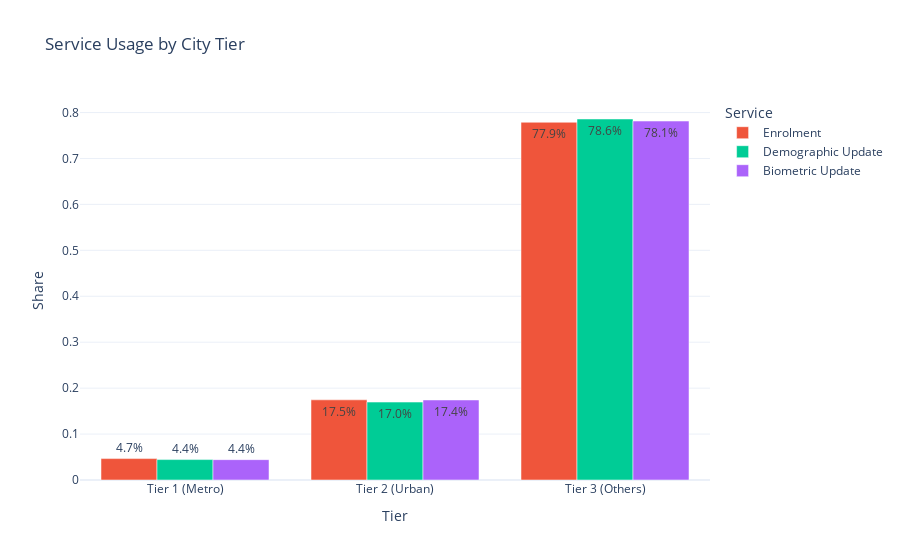

The notebook cell saved with this chart:
### Markdown cell above
### Metro vs. Tier-2/3 Analysis
##### Compare behavior in major metropolitan areas vs. smaller districts.

### Code cell
def classify_and_compare_tiers(df_enrol, df_demo, df_bio):
    
    # --- A. DEFINE OFFICIAL TIER LISTS ---
    # Tier 1 (Class X) - The 8 Metros
    tier_1_cities = [
        'Ahmedabad', 'Bengaluru', 'Bangalore', 'Chennai', 'Delhi', 
        'Hyderabad', 'Kolkata', 'Mumbai', 'Pune'
    ]
    
    # Tier 2 (Class Y) - Major selection of the ~97 cities
    tier_2_cities = [
        'Agra', 'Ajmer', 'Aligarh', 'Amravati', 'Amritsar', 'Asansol', 'Aurangabad', 
        'Bareilly', 'Belgaum', 'Bhavnagar', 'Bhiwandi', 'Bhopal', 'Bhubaneswar', 
        'Bikaner', 'Bilaspur', 'Chandigarh', 'Coimbatore', 'Cuttack', 'Dehradun', 
        'Dhanbad', 'Durgapur', 'Erode', 'Faridabad', 'Firozabad', 'Ghaziabad', 
        'Gorakhpur', 'Gulbarga', 'Guntur', 'Gwalior', 'Gurgaon', 'Gurugram', 
        'Guwahati', 'Hubli', 'Dharwad', 'Indore', 'Jabalpur', 'Jaipur', 'Jalandhar', 
        'Jammu', 'Jamnagar', 'Jamshedpur', 'Jhansi', 'Jodhpur', 'Kannur', 'Kanpur', 
        'Kochi', 'Kolhapur', 'Kollam', 'Kozhikode', 'Ludhiana', 'Lucknow', 'Madurai', 
        'Malappuram', 'Mangalore', 'Meerut', 'Moradabad', 'Mysore', 'Nagpur', 
        'Nanded', 'Nashik', 'Nellore', 'Noida', 'Patna', 'Pondicherry', 'Prayagraj', 
        'Allahabad', 'Raipur', 'Rajkot', 'Ranchi', 'Rourkela', 'Salem', 'Sangli', 
        'Siliguri', 'Solapur', 'Srinagar', 'Surat', 'Thiruvananthapuram', 'Thrissur', 
        'Tiruchirappalli', 'Tirunelveli', 'Ujjain', 'Vadodara', 'Varanasi', 
        'Vijayawada', 'Visakhapatnam', 'Warangal'
    ]

    # --- B. MAPPING FUNCTION ---
    def get_tier(district_name):
        if not isinstance(district_name, str): return 'Tier 3 (Others)'
        
        d_lower = district_name.lower()
        
        # Check Tier 1
        for city in tier_1_cities:
            if city.lower() in d_lower:
                return 'Tier 1 (Metro)'
        
        # Check Tier 2
        for city in tier_2_cities:
            if city.lower() in d_lower:
                return 'Tier 2 (Urban)'
                
        return 'Tier 3 (Others)'

    # --- C. APPLY MAPPING ---
    # Create copies to avoid SettingWithCopy warnings
    df_e = df_enrol.copy()
    df_d = df_demo.copy()
    df_b = df_bio.copy()
    
    df_e['City_Tier'] = df_e['district'].apply(get_tier)
    df_d['City_Tier'] = df_d['district'].apply(get_tier)
    df_b['City_Tier'] = df_b['district'].apply(get_tier)
    
    # --- D. AGGREGATE & COMPARE ---
    # Calculate share of volume per Tier
    enrol_dist = df_e['City_Tier'].value_counts(normalize=True).reset_index()
    enrol_dist.columns = ['Tier', 'Share']
    enrol_dist['Service'] = 'Enrolment'
    
    demo_dist = df_d['City_Tier'].value_counts(normalize=True).reset_index()
    demo_dist.columns = ['Tier', 'Share']
    demo_dist['Service'] = 'Demographic Update'

    bio_dist = df_b['City_Tier'].value_counts(normalize=True).reset_index()
    bio_dist.columns = ['Tier', 'Share']
    bio_dist['Service'] = 'Biometric Update'
    
    comparison = pd.concat([enrol_dist, demo_dist, bio_dist])
    
    # --- E. VISUALIZE ---
    fig = px.bar(
        comparison,
        x="Tier",
        y="Share",
        color="Service",
        barmode="group",
        title="Service Usage by City Tier",
        text_auto='.1%',
        color_discrete_sequence=["#EF553B", "#00CC96", "#AB63FA"],
        category_orders={"Tier": ["Tier 1 (Metro)", "Tier 2 (Urban)", "Tier 3 (Others)"]}
    )
    fig.show()

# Run the updated Tier analysis with all 3 datasets
classify_and_compare_tiers(df_enrolment, df_demographic, df_biometric)

### Figure 1 — Plotly figure (JSON) as saved in the notebook; plotly's stock layout.template omitted (floating-point values rounded to 4 significant figures)
{"data": [{"alignmentgroup": "True", "hovertemplate": "Service=Enrolment<br>Tier=%{x}<br>Share=%{y}<extra></extra>", "legendgroup": "Enrolment", "marker": {"color": "#EF553B", "pattern": {"shape": ""}}, "name": "Enrolment", "offsetgroup": "Enrolment", "orientation": "v", "showlegend": true, "textposition": "auto", "texttemplate": "%{y:.1%}", "type": "bar", "x": ["Tier 3 (Others)", "Tier 2 (Urban)", "Tier 1 (Metro)"], "xaxis": "x", "y": [0.7788, 0.1745, 0.04663], "yaxis": "y"}, {"alignmentgroup": "True", "hovertemplate": "Service=Demographic Update<br>Tier=%{x}<br>Share=%{y}<extra></extra>", "legendgroup": "Demographic Update", "marker": {"color": "#00CC96", "pattern": {"shape": ""}}, "name": "Demographic Update", "offsetgroup": "Demographic Update", "orientation": "v", "showlegend": true, "textposition": "auto", "texttemplate": "%{y:.1%}", "type": "bar", "x": ["Tier 3 (Others)", "Tier 2 (Urban)", "Tier 1 (Metro)"], "xaxis": "x", "y": [0.7859, 0.1696, 0.04444], "yaxis": "y"}, {"alignmentgroup": "True", "hovertemplate": "Service=Biometric Update<br>Tier=%{x}<br>Share=%{y}<extra></extra>", "legendgroup": "Biometric Update", "marker": {"color": "#AB63FA", "pattern": {"shape": ""}}, "name": "Biometric Update", "offsetgroup": "Biometric Update", "orientation": "v", "showlegend": true, "textposition": "auto", "texttemplate": "%{y:.1%}", "type": "bar", "x": ["Tier 3 (Others)", "Tier 2 (Urban)", "Tier 1 (Metro)"], "xaxis": "x", "y": [0.7815, 0.1742, 0.04429], "yaxis": "y"}], "layout": {"barmode": "group", "legend": {"title": {"text": "Service"}, "tracegroupgap": 0}, "title": {"text": "Service Usage by City Tier"}, "xaxis": {"anchor": "y", "categoryarray": ["Tier 1 (Metro)", "Tier 2 (Urban)", "Tier 3 (Others)"], "categoryorder": "array", "domain": [0, 1], "title": {"text": "Tier"}}, "yaxis": {"anchor": "x", "domain": [0, 1], "title": {"text": "Share"}}}}
